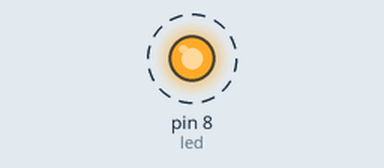
Simulated run of this sketch. Board: Arduino Uno, built with avr-gcc and run on an emulated ATmega328P. Shown: output pins drawn as LEDs (lit = HIGH). Dashed ring = blinking.

Above: at 0.2 s.
Timing chart, 0 to 4.6 s (numbered marks = the images above):
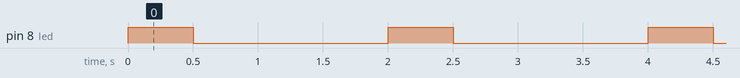

The sketch:

sheet1-1.ino
```cpp
int led=8;
int ledOn=500;
int ledOff=1500;

void setup() {
  pinMode(led,OUTPUT);

 }

void loop() {
  digitalWrite (led,HIGH);
  delay(ledOn);
  digitalWrite(led,LOW);
  delay(ledOff);
}
```

Measured:
- by itself, pin 8 (led): alternates HIGH for 0.50 s and LOW for 1.5 s
